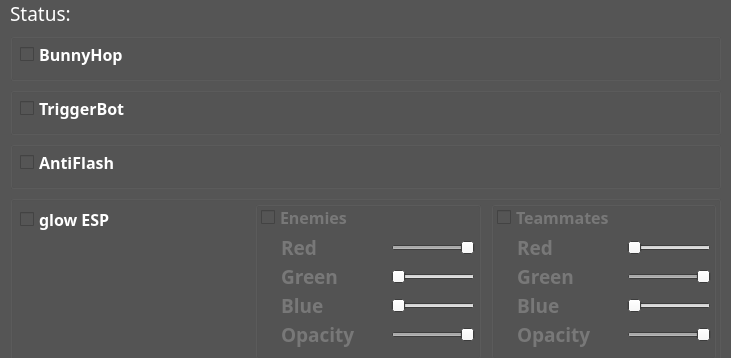
<?xml version="1.0" encoding="UTF-8"?>
<ui version="4.0">
 <class>MainWindow</class>
 <widget class="QMainWindow" name="MainWindow">
  <property name="geometry">
   <rect>
    <x>0</x>
    <y>0</y>
    <width>731</width>
    <height>358</height>
   </rect>
  </property>
  <property name="sizePolicy">
   <sizepolicy hsizetype="Fixed" vsizetype="Fixed">
    <horstretch>0</horstretch>
    <verstretch>0</verstretch>
   </sizepolicy>
  </property>
  <property name="minimumSize">
   <size>
    <width>731</width>
    <height>358</height>
   </size>
  </property>
  <property name="maximumSize">
   <size>
    <width>731</width>
    <height>358</height>
   </size>
  </property>
  <property name="palette">
   <palette>
    <active>
     <colorrole role="WindowText">
      <brush brushstyle="SolidPattern">
       <color alpha="255">
        <red>255</red>
        <green>255</green>
        <blue>255</blue>
       </color>
      </brush>
     </colorrole>
     <colorrole role="Text">
      <brush brushstyle="SolidPattern">
       <color alpha="255">
        <red>255</red>
        <green>255</green>
        <blue>255</blue>
       </color>
      </brush>
     </colorrole>
     <colorrole role="Base">
      <brush brushstyle="SolidPattern">
       <color alpha="255">
        <red>85</red>
        <green>85</green>
        <blue>85</blue>
       </color>
      </brush>
     </colorrole>
     <colorrole role="Window">
      <brush brushstyle="SolidPattern">
       <color alpha="255">
        <red>85</red>
        <green>85</green>
        <blue>85</blue>
       </color>
      </brush>
     </colorrole>
     <colorrole role="PlaceholderText">
      <brush brushstyle="SolidPattern">
       <color alpha="128">
        <red>255</red>
        <green>255</green>
        <blue>255</blue>
       </color>
      </brush>
     </colorrole>
    </active>
    <inactive>
     <colorrole role="WindowText">
      <brush brushstyle="SolidPattern">
       <color alpha="255">
        <red>255</red>
        <green>255</green>
        <blue>255</blue>
       </color>
      </brush>
     </colorrole>
     <colorrole role="Text">
      <brush brushstyle="SolidPattern">
       <color alpha="255">
        <red>255</red>
        <green>255</green>
        <blue>255</blue>
       </color>
      </brush>
     </colorrole>
     <colorrole role="Base">
      <brush brushstyle="SolidPattern">
       <color alpha="255">
        <red>85</red>
        <green>85</green>
        <blue>85</blue>
       </color>
      </brush>
     </colorrole>
     <colorrole role="Window">
      <brush brushstyle="SolidPattern">
       <color alpha="255">
        <red>85</red>
        <green>85</green>
        <blue>85</blue>
       </color>
      </brush>
     </colorrole>
     <colorrole role="PlaceholderText">
      <brush brushstyle="SolidPattern">
       <color alpha="128">
        <red>255</red>
        <green>255</green>
        <blue>255</blue>
       </color>
      </brush>
     </colorrole>
    </inactive>
    <disabled>
     <colorrole role="WindowText">
      <brush brushstyle="SolidPattern">
       <color alpha="255">
        <red>120</red>
        <green>120</green>
        <blue>120</blue>
       </color>
      </brush>
     </colorrole>
     <colorrole role="Text">
      <brush brushstyle="SolidPattern">
       <color alpha="255">
        <red>120</red>
        <green>120</green>
        <blue>120</blue>
       </color>
      </brush>
     </colorrole>
     <colorrole role="Base">
      <brush brushstyle="SolidPattern">
       <color alpha="255">
        <red>85</red>
        <green>85</green>
        <blue>85</blue>
       </color>
      </brush>
     </colorrole>
     <colorrole role="Window">
      <brush brushstyle="SolidPattern">
       <color alpha="255">
        <red>85</red>
        <green>85</green>
        <blue>85</blue>
       </color>
      </brush>
     </colorrole>
     <colorrole role="PlaceholderText">
      <brush brushstyle="SolidPattern">
       <color alpha="128">
        <red>0</red>
        <green>0</green>
        <blue>0</blue>
       </color>
      </brush>
     </colorrole>
    </disabled>
   </palette>
  </property>
  <property name="font">
   <font>
    <family>Unispace</family>
    <pointsize>14</pointsize>
    <weight>75</weight>
    <bold>true</bold>
    <stylestrategy>NoAntialias</stylestrategy>
    <kerning>true</kerning>
   </font>
  </property>
  <property name="contextMenuPolicy">
   <enum>Qt::NoContextMenu</enum>
  </property>
  <property name="windowTitle">
   <string>suck my dick</string>
  </property>
  <property name="autoFillBackground">
   <bool>false</bool>
  </property>
  <property name="tabShape">
   <enum>QTabWidget::Triangular</enum>
  </property>
  <widget class="QWidget" name="centralwidget">
   <property name="font">
    <font>
     <family>Unispace</family>
     <pointsize>14</pointsize>
     <weight>75</weight>
     <bold>true</bold>
     <stylestrategy>NoAntialias</stylestrategy>
     <kerning>true</kerning>
    </font>
   </property>
   <widget class="QWidget" name="verticalLayoutWidget">
    <property name="geometry">
     <rect>
      <x>0</x>
      <y>0</y>
      <width>731</width>
      <height>375</height>
     </rect>
    </property>
    <layout class="QVBoxLayout" name="verticalLayout">
     <property name="leftMargin">
      <number>10</number>
     </property>
     <property name="rightMargin">
      <number>10</number>
     </property>
     <property name="bottomMargin">
      <number>10</number>
     </property>
     <item>
      <widget class="QLabel" name="status_lbl">
       <property name="enabled">
        <bool>false</bool>
       </property>
       <property name="sizePolicy">
        <sizepolicy hsizetype="Preferred" vsizetype="Fixed">
         <horstretch>0</horstretch>
         <verstretch>0</verstretch>
        </sizepolicy>
       </property>
       <property name="palette">
        <palette>
         <active>
          <colorrole role="WindowText">
           <brush brushstyle="SolidPattern">
            <color alpha="255">
             <red>255</red>
             <green>255</green>
             <blue>255</blue>
            </color>
           </brush>
          </colorrole>
          <colorrole role="Dark">
           <brush brushstyle="SolidPattern">
            <color alpha="255">
             <red>255</red>
             <green>255</green>
             <blue>255</blue>
            </color>
           </brush>
          </colorrole>
          <colorrole role="Mid">
           <brush brushstyle="SolidPattern">
            <color alpha="255">
             <red>170</red>
             <green>255</green>
             <blue>127</blue>
            </color>
           </brush>
          </colorrole>
          <colorrole role="Text">
           <brush brushstyle="SolidPattern">
            <color alpha="255">
             <red>255</red>
             <green>255</green>
             <blue>255</blue>
            </color>
           </brush>
          </colorrole>
          <colorrole role="ButtonText">
           <brush brushstyle="SolidPattern">
            <color alpha="255">
             <red>0</red>
             <green>0</green>
             <blue>0</blue>
            </color>
           </brush>
          </colorrole>
          <colorrole role="Base">
           <brush brushstyle="SolidPattern">
            <color alpha="255">
             <red>170</red>
             <green>0</green>
             <blue>0</blue>
            </color>
           </brush>
          </colorrole>
          <colorrole role="Window">
           <brush brushstyle="SolidPattern">
            <color alpha="255">
             <red>170</red>
             <green>0</green>
             <blue>0</blue>
            </color>
           </brush>
          </colorrole>
          <colorrole role="PlaceholderText">
           <brush brushstyle="NoBrush">
            <color alpha="128">
             <red>255</red>
             <green>255</green>
             <blue>255</blue>
            </color>
           </brush>
          </colorrole>
         </active>
         <inactive>
          <colorrole role="WindowText">
           <brush brushstyle="SolidPattern">
            <color alpha="255">
             <red>255</red>
             <green>255</green>
             <blue>255</blue>
            </color>
           </brush>
          </colorrole>
          <colorrole role="Dark">
           <brush brushstyle="SolidPattern">
            <color alpha="255">
             <red>255</red>
             <green>255</green>
             <blue>255</blue>
            </color>
           </brush>
          </colorrole>
          <colorrole role="Mid">
           <brush brushstyle="SolidPattern">
            <color alpha="255">
             <red>170</red>
             <green>255</green>
             <blue>127</blue>
            </color>
           </brush>
          </colorrole>
          <colorrole role="Text">
           <brush brushstyle="SolidPattern">
            <color alpha="255">
             <red>255</red>
             <green>255</green>
             <blue>255</blue>
            </color>
           </brush>
          </colorrole>
          <colorrole role="ButtonText">
           <brush brushstyle="SolidPattern">
            <color alpha="255">
             <red>0</red>
             <green>0</green>
             <blue>0</blue>
            </color>
           </brush>
          </colorrole>
          <colorrole role="Base">
           <brush brushstyle="SolidPattern">
            <color alpha="255">
             <red>170</red>
             <green>0</green>
             <blue>0</blue>
            </color>
           </brush>
          </colorrole>
          <colorrole role="Window">
           <brush brushstyle="SolidPattern">
            <color alpha="255">
             <red>170</red>
             <green>0</green>
             <blue>0</blue>
            </color>
           </brush>
          </colorrole>
          <colorrole role="PlaceholderText">
           <brush brushstyle="NoBrush">
            <color alpha="128">
             <red>255</red>
             <green>255</green>
             <blue>255</blue>
            </color>
           </brush>
          </colorrole>
         </inactive>
         <disabled>
          <colorrole role="WindowText">
           <brush brushstyle="SolidPattern">
            <color alpha="255">
             <red>255</red>
             <green>255</green>
             <blue>255</blue>
            </color>
           </brush>
          </colorrole>
          <colorrole role="Dark">
           <brush brushstyle="SolidPattern">
            <color alpha="255">
             <red>255</red>
             <green>255</green>
             <blue>255</blue>
            </color>
           </brush>
          </colorrole>
          <colorrole role="Mid">
           <brush brushstyle="SolidPattern">
            <color alpha="255">
             <red>170</red>
             <green>255</green>
             <blue>127</blue>
            </color>
           </brush>
          </colorrole>
          <colorrole role="Text">
           <brush brushstyle="SolidPattern">
            <color alpha="255">
             <red>255</red>
             <green>255</green>
             <blue>255</blue>
            </color>
           </brush>
          </colorrole>
          <colorrole role="ButtonText">
           <brush brushstyle="SolidPattern">
            <color alpha="255">
             <red>255</red>
             <green>255</green>
             <blue>255</blue>
            </color>
           </brush>
          </colorrole>
          <colorrole role="Base">
           <brush brushstyle="SolidPattern">
            <color alpha="255">
             <red>170</red>
             <green>0</green>
             <blue>0</blue>
            </color>
           </brush>
          </colorrole>
          <colorrole role="Window">
           <brush brushstyle="SolidPattern">
            <color alpha="255">
             <red>170</red>
             <green>0</green>
             <blue>0</blue>
            </color>
           </brush>
          </colorrole>
          <colorrole role="PlaceholderText">
           <brush brushstyle="NoBrush">
            <color alpha="128">
             <red>255</red>
             <green>255</green>
             <blue>255</blue>
            </color>
           </brush>
          </colorrole>
         </disabled>
        </palette>
       </property>
       <property name="font">
        <font>
         <family>Unispace</family>
         <pointsize>14</pointsize>
         <weight>50</weight>
         <italic>false</italic>
         <bold>false</bold>
         <underline>false</underline>
         <strikeout>false</strikeout>
         <stylestrategy>PreferAntialias</stylestrategy>
         <kerning>true</kerning>
        </font>
       </property>
       <property name="styleSheet">
        <string notr="true"/>
       </property>
       <property name="text">
        <string>Status:</string>
       </property>
      </widget>
     </item>
     <item>
      <widget class="QGroupBox" name="groupBox_5">
       <property name="sizePolicy">
        <sizepolicy hsizetype="Preferred" vsizetype="Fixed">
         <horstretch>0</horstretch>
         <verstretch>0</verstretch>
        </sizepolicy>
       </property>
       <property name="minimumSize">
        <size>
         <width>0</width>
         <height>40</height>
        </size>
       </property>
       <property name="title">
        <string/>
       </property>
       <widget class="QCheckBox" name="bhop_chckbx">
        <property name="geometry">
         <rect>
          <x>10</x>
          <y>10</y>
          <width>711</width>
          <height>23</height>
         </rect>
        </property>
        <property name="font">
         <font>
          <family>Unispace</family>
          <pointsize>12</pointsize>
          <weight>75</weight>
          <bold>true</bold>
          <stylestrategy>PreferAntialias</stylestrategy>
          <kerning>true</kerning>
         </font>
        </property>
        <property name="text">
         <string>BunnyHop</string>
        </property>
       </widget>
      </widget>
     </item>
     <item>
      <widget class="QGroupBox" name="groupBox_6">
       <property name="sizePolicy">
        <sizepolicy hsizetype="Preferred" vsizetype="Fixed">
         <horstretch>0</horstretch>
         <verstretch>0</verstretch>
        </sizepolicy>
       </property>
       <property name="minimumSize">
        <size>
         <width>0</width>
         <height>40</height>
        </size>
       </property>
       <property name="title">
        <string/>
       </property>
       <widget class="QCheckBox" name="triggerbot_chckbx">
        <property name="geometry">
         <rect>
          <x>10</x>
          <y>10</y>
          <width>711</width>
          <height>23</height>
         </rect>
        </property>
        <property name="font">
         <font>
          <family>Unispace</family>
          <pointsize>12</pointsize>
          <weight>75</weight>
          <bold>true</bold>
          <stylestrategy>PreferAntialias</stylestrategy>
          <kerning>true</kerning>
         </font>
        </property>
        <property name="text">
         <string>TriggerBot</string>
        </property>
       </widget>
      </widget>
     </item>
     <item>
      <widget class="QGroupBox" name="groupBox_4">
       <property name="sizePolicy">
        <sizepolicy hsizetype="Preferred" vsizetype="Fixed">
         <horstretch>0</horstretch>
         <verstretch>0</verstretch>
        </sizepolicy>
       </property>
       <property name="minimumSize">
        <size>
         <width>0</width>
         <height>40</height>
        </size>
       </property>
       <property name="title">
        <string/>
       </property>
       <property name="alignment">
        <set>Qt::AlignLeading|Qt::AlignLeft|Qt::AlignTop</set>
       </property>
       <widget class="QCheckBox" name="antiflash_chckbx">
        <property name="geometry">
         <rect>
          <x>10</x>
          <y>10</y>
          <width>711</width>
          <height>23</height>
         </rect>
        </property>
        <property name="font">
         <font>
          <family>Unispace</family>
          <pointsize>12</pointsize>
          <weight>75</weight>
          <bold>true</bold>
          <stylestrategy>PreferAntialias</stylestrategy>
          <kerning>true</kerning>
         </font>
        </property>
        <property name="autoFillBackground">
         <bool>false</bool>
        </property>
        <property name="text">
         <string>AntiFlash</string>
        </property>
       </widget>
      </widget>
     </item>
     <item>
      <widget class="QGroupBox" name="groupBox">
       <property name="sizePolicy">
        <sizepolicy hsizetype="Minimum" vsizetype="Fixed">
         <horstretch>0</horstretch>
         <verstretch>0</verstretch>
        </sizepolicy>
       </property>
       <property name="minimumSize">
        <size>
         <width>0</width>
         <height>170</height>
        </size>
       </property>
       <property name="title">
        <string/>
       </property>
       <property name="alignment">
        <set>Qt::AlignLeading|Qt::AlignLeft|Qt::AlignTop</set>
       </property>
       <widget class="QWidget" name="horizontalLayoutWidget">
        <property name="geometry">
         <rect>
          <x>10</x>
          <y>0</y>
          <width>711</width>
          <height>164</height>
         </rect>
        </property>
        <layout class="QHBoxLayout" name="glow_base_layout">
         <property name="spacing">
          <number>10</number>
         </property>
         <property name="sizeConstraint">
          <enum>QLayout::SetDefaultConstraint</enum>
         </property>
         <property name="topMargin">
          <number>6</number>
         </property>
         <property name="rightMargin">
          <number>15</number>
         </property>
         <item>
          <layout class="QHBoxLayout" name="horizontalLayout_16">
           <item>
            <layout class="QVBoxLayout" name="verticalLayout_5">
             <property name="spacing">
              <number>0</number>
             </property>
             <item>
              <widget class="QCheckBox" name="glow_chckbx">
               <property name="enabled">
                <bool>true</bool>
               </property>
               <property name="font">
                <font>
                 <family>Unispace</family>
                 <pointsize>12</pointsize>
                 <weight>75</weight>
                 <bold>true</bold>
                 <stylestrategy>PreferAntialias</stylestrategy>
                 <kerning>true</kerning>
                </font>
               </property>
               <property name="text">
                <string>glow ESP</string>
               </property>
              </widget>
             </item>
             <item>
              <spacer name="verticalSpacer">
               <property name="orientation">
                <enum>Qt::Vertical</enum>
               </property>
               <property name="sizeType">
                <enum>QSizePolicy::Minimum</enum>
               </property>
               <property name="sizeHint" stdset="0">
                <size>
                 <width>20</width>
                 <height>120</height>
                </size>
               </property>
              </spacer>
             </item>
            </layout>
           </item>
          </layout>
         </item>
         <item>
          <widget class="QGroupBox" name="enemies_glow_colors">
           <property name="enabled">
            <bool>false</bool>
           </property>
           <property name="title">
            <string/>
           </property>
           <widget class="QWidget" name="verticalLayoutWidget_5">
            <property name="geometry">
             <rect>
              <x>0</x>
              <y>0</y>
              <width>226</width>
              <height>161</height>
             </rect>
            </property>
            <layout class="QVBoxLayout" name="verticalLayout_6">
             <property name="spacing">
              <number>0</number>
             </property>
             <property name="leftMargin">
              <number>6</number>
             </property>
             <property name="topMargin">
              <number>0</number>
             </property>
             <property name="rightMargin">
              <number>6</number>
             </property>
             <property name="bottomMargin">
              <number>10</number>
             </property>
             <item>
              <widget class="QCheckBox" name="enemy_glow_chckbx">
               <property name="font">
                <font>
                 <family>Unispace</family>
                 <pointsize>12</pointsize>
                 <weight>75</weight>
                 <bold>true</bold>
                 <stylestrategy>PreferAntialias</stylestrategy>
                 <kerning>true</kerning>
                </font>
               </property>
               <property name="text">
                <string>Enemies</string>
               </property>
              </widget>
             </item>
             <item>
              <layout class="QHBoxLayout" name="horizontalLayout_17">
               <property name="spacing">
                <number>12</number>
               </property>
               <item>
                <spacer name="horizontalSpacer_12">
                 <property name="orientation">
                  <enum>Qt::Horizontal</enum>
                 </property>
                 <property name="sizeType">
                  <enum>QSizePolicy::Fixed</enum>
                 </property>
                 <property name="sizeHint" stdset="0">
                  <size>
                   <width>20</width>
                   <height>20</height>
                  </size>
                 </property>
                </spacer>
               </item>
               <item>
                <widget class="QLabel" name="label_14">
                 <property name="font">
                  <font>
                   <family>Unispace</family>
                   <pointsize>14</pointsize>
                   <weight>75</weight>
                   <bold>true</bold>
                   <stylestrategy>PreferAntialias</stylestrategy>
                   <kerning>true</kerning>
                  </font>
                 </property>
                 <property name="text">
                  <string>Red</string>
                 </property>
                </widget>
               </item>
               <item>
                <widget class="QSlider" name="enemy_glow_r">
                 <property name="sizePolicy">
                  <sizepolicy hsizetype="Fixed" vsizetype="Fixed">
                   <horstretch>0</horstretch>
                   <verstretch>0</verstretch>
                  </sizepolicy>
                 </property>
                 <property name="maximum">
                  <number>100</number>
                 </property>
                 <property name="singleStep">
                  <number>0</number>
                 </property>
                 <property name="value">
                  <number>100</number>
                 </property>
                 <property name="sliderPosition">
                  <number>100</number>
                 </property>
                 <property name="orientation">
                  <enum>Qt::Horizontal</enum>
                 </property>
                </widget>
               </item>
              </layout>
             </item>
             <item>
              <layout class="QHBoxLayout" name="horizontalLayout_18">
               <property name="spacing">
                <number>12</number>
               </property>
               <item>
                <spacer name="horizontalSpacer_13">
                 <property name="orientation">
                  <enum>Qt::Horizontal</enum>
                 </property>
                 <property name="sizeType">
                  <enum>QSizePolicy::Fixed</enum>
                 </property>
                 <property name="sizeHint" stdset="0">
                  <size>
                   <width>20</width>
                   <height>20</height>
                  </size>
                 </property>
                </spacer>
               </item>
               <item>
                <widget class="QLabel" name="label_15">
                 <property name="font">
                  <font>
                   <family>Unispace</family>
                   <pointsize>14</pointsize>
                   <weight>75</weight>
                   <bold>true</bold>
                   <stylestrategy>PreferAntialias</stylestrategy>
                   <kerning>true</kerning>
                  </font>
                 </property>
                 <property name="text">
                  <string>Green</string>
                 </property>
                </widget>
               </item>
               <item>
                <widget class="QSlider" name="enemy_glow_g">
                 <property name="sizePolicy">
                  <sizepolicy hsizetype="Fixed" vsizetype="Fixed">
                   <horstretch>0</horstretch>
                   <verstretch>0</verstretch>
                  </sizepolicy>
                 </property>
                 <property name="maximum">
                  <number>100</number>
                 </property>
                 <property name="orientation">
                  <enum>Qt::Horizontal</enum>
                 </property>
                </widget>
               </item>
              </layout>
             </item>
             <item>
              <layout class="QHBoxLayout" name="horizontalLayout_19">
               <property name="spacing">
                <number>12</number>
               </property>
               <item>
                <spacer name="horizontalSpacer_14">
                 <property name="orientation">
                  <enum>Qt::Horizontal</enum>
                 </property>
                 <property name="sizeType">
                  <enum>QSizePolicy::Fixed</enum>
                 </property>
                 <property name="sizeHint" stdset="0">
                  <size>
                   <width>20</width>
                   <height>20</height>
                  </size>
                 </property>
                </spacer>
               </item>
               <item>
                <widget class="QLabel" name="label_16">
                 <property name="font">
                  <font>
                   <family>Unispace</family>
                   <pointsize>14</pointsize>
                   <weight>75</weight>
                   <bold>true</bold>
                   <stylestrategy>PreferAntialias</stylestrategy>
                   <kerning>true</kerning>
                  </font>
                 </property>
                 <property name="text">
                  <string>Blue</string>
                 </property>
                </widget>
               </item>
               <item>
                <widget class="QSlider" name="enemy_glow_b">
                 <property name="sizePolicy">
                  <sizepolicy hsizetype="Fixed" vsizetype="Fixed">
                   <horstretch>0</horstretch>
                   <verstretch>0</verstretch>
                  </sizepolicy>
                 </property>
                 <property name="maximum">
                  <number>100</number>
                 </property>
                 <property name="orientation">
                  <enum>Qt::Horizontal</enum>
                 </property>
                </widget>
               </item>
              </layout>
             </item>
             <item>
              <layout class="QHBoxLayout" name="horizontalLayout_20">
               <property name="spacing">
                <number>12</number>
               </property>
               <item>
                <spacer name="horizontalSpacer_15">
                 <property name="orientation">
                  <enum>Qt::Horizontal</enum>
                 </property>
                 <property name="sizeType">
                  <enum>QSizePolicy::Fixed</enum>
                 </property>
                 <property name="sizeHint" stdset="0">
                  <size>
                   <width>20</width>
                   <height>20</height>
                  </size>
                 </property>
                </spacer>
               </item>
               <item>
                <widget class="QLabel" name="label_17">
                 <property name="font">
                  <font>
                   <family>Unispace</family>
                   <pointsize>14</pointsize>
                   <weight>75</weight>
                   <bold>true</bold>
                   <stylestrategy>PreferAntialias</stylestrategy>
                   <kerning>true</kerning>
                  </font>
                 </property>
                 <property name="text">
                  <string>Opacity</string>
                 </property>
                </widget>
               </item>
               <item>
                <widget class="QSlider" name="enemy_glow_a">
                 <property name="sizePolicy">
                  <sizepolicy hsizetype="Fixed" vsizetype="Fixed">
                   <horstretch>0</horstretch>
                   <verstretch>0</verstretch>
                  </sizepolicy>
                 </property>
                 <property name="maximum">
                  <number>100</number>
                 </property>
                 <property name="value">
                  <number>100</number>
                 </property>
                 <property name="orientation">
                  <enum>Qt::Horizontal</enum>
                 </property>
                </widget>
               </item>
              </layout>
             </item>
            </layout>
           </widget>
          </widget>
         </item>
         <item>
          <widget class="QGroupBox" name="teammates_glow_colors">
           <property name="enabled">
            <bool>false</bool>
           </property>
           <property name="title">
            <string/>
           </property>
           <widget class="QWidget" name="verticalLayoutWidget_2">
            <property name="geometry">
             <rect>
              <x>0</x>
              <y>0</y>
              <width>226</width>
              <height>161</height>
             </rect>
            </property>
            <layout class="QVBoxLayout" name="verticalLayout_2">
             <property name="spacing">
              <number>0</number>
             </property>
             <property name="leftMargin">
              <number>6</number>
             </property>
             <property name="rightMargin">
              <number>6</number>
             </property>
             <property name="bottomMargin">
              <number>10</number>
             </property>
             <item>
              <widget class="QCheckBox" name="teammate_glow_chckbx">
               <property name="font">
                <font>
                 <family>Unispace</family>
                 <pointsize>12</pointsize>
                 <weight>75</weight>
                 <bold>true</bold>
                 <stylestrategy>PreferAntialias</stylestrategy>
                 <kerning>true</kerning>
                </font>
               </property>
               <property name="text">
                <string>Teammates</string>
               </property>
              </widget>
             </item>
             <item>
              <layout class="QHBoxLayout" name="horizontalLayout_3">
               <property name="spacing">
                <number>12</number>
               </property>
               <item>
                <spacer name="horizontalSpacer">
                 <property name="orientation">
                  <enum>Qt::Horizontal</enum>
                 </property>
                 <property name="sizeType">
                  <enum>QSizePolicy::Fixed</enum>
                 </property>
                 <property name="sizeHint" stdset="0">
                  <size>
                   <width>20</width>
                   <height>20</height>
                  </size>
                 </property>
                </spacer>
               </item>
               <item>
                <widget class="QLabel" name="label_3">
                 <property name="font">
                  <font>
                   <family>Unispace</family>
                   <pointsize>14</pointsize>
                   <weight>75</weight>
                   <bold>true</bold>
                   <stylestrategy>PreferAntialias</stylestrategy>
                   <kerning>true</kerning>
                  </font>
                 </property>
                 <property name="text">
                  <string>Red</string>
                 </property>
                </widget>
               </item>
               <item>
                <widget class="QSlider" name="teammate_glow_r">
                 <property name="sizePolicy">
                  <sizepolicy hsizetype="Fixed" vsizetype="Fixed">
                   <horstretch>0</horstretch>
                   <verstretch>0</verstretch>
                  </sizepolicy>
                 </property>
                 <property name="maximum">
                  <number>100</number>
                 </property>
                 <property name="orientation">
                  <enum>Qt::Horizontal</enum>
                 </property>
                </widget>
               </item>
              </layout>
             </item>
             <item>
              <layout class="QHBoxLayout" name="horizontalLayout_7">
               <property name="spacing">
                <number>12</number>
               </property>
               <item>
                <spacer name="horizontalSpacer_2">
                 <property name="orientation">
                  <enum>Qt::Horizontal</enum>
                 </property>
                 <property name="sizeType">
                  <enum>QSizePolicy::Fixed</enum>
                 </property>
                 <property name="sizeHint" stdset="0">
                  <size>
                   <width>20</width>
                   <height>20</height>
                  </size>
                 </property>
                </spacer>
               </item>
               <item>
                <widget class="QLabel" name="label_5">
                 <property name="font">
                  <font>
                   <family>Unispace</family>
                   <pointsize>14</pointsize>
                   <weight>75</weight>
                   <bold>true</bold>
                   <stylestrategy>PreferAntialias</stylestrategy>
                   <kerning>true</kerning>
                  </font>
                 </property>
                 <property name="text">
                  <string>Green</string>
                 </property>
                </widget>
               </item>
               <item>
                <widget class="QSlider" name="teammate_glow_g">
                 <property name="sizePolicy">
                  <sizepolicy hsizetype="Fixed" vsizetype="Fixed">
                   <horstretch>0</horstretch>
                   <verstretch>0</verstretch>
                  </sizepolicy>
                 </property>
                 <property name="maximum">
                  <number>100</number>
                 </property>
                 <property name="value">
                  <number>100</number>
                 </property>
                 <property name="orientation">
                  <enum>Qt::Horizontal</enum>
                 </property>
                </widget>
               </item>
              </layout>
             </item>
             <item>
              <layout class="QHBoxLayout" name="horizontalLayout_6">
               <property name="spacing">
                <number>12</number>
               </property>
               <item>
                <spacer name="horizontalSpacer_3">
                 <property name="orientation">
                  <enum>Qt::Horizontal</enum>
                 </property>
                 <property name="sizeType">
                  <enum>QSizePolicy::Fixed</enum>
                 </property>
                 <property name="sizeHint" stdset="0">
                  <size>
                   <width>20</width>
                   <height>20</height>
                  </size>
                 </property>
                </spacer>
               </item>
               <item>
                <widget class="QLabel" name="label_4">
                 <property name="font">
                  <font>
                   <family>Unispace</family>
                   <pointsize>14</pointsize>
                   <weight>75</weight>
                   <bold>true</bold>
                   <stylestrategy>PreferAntialias</stylestrategy>
                   <kerning>true</kerning>
                  </font>
                 </property>
                 <property name="text">
                  <string>Blue</string>
                 </property>
                </widget>
               </item>
               <item>
                <widget class="QSlider" name="teammate_glow_b">
                 <property name="sizePolicy">
                  <sizepolicy hsizetype="Fixed" vsizetype="Fixed">
                   <horstretch>0</horstretch>
                   <verstretch>0</verstretch>
                  </sizepolicy>
                 </property>
                 <property name="maximum">
                  <number>100</number>
                 </property>
                 <property name="orientation">
                  <enum>Qt::Horizontal</enum>
                 </property>
                </widget>
               </item>
              </layout>
             </item>
             <item>
              <layout class="QHBoxLayout" name="horizontalLayout_14">
               <property name="spacing">
                <number>12</number>
               </property>
               <item>
                <spacer name="horizontalSpacer_10">
                 <property name="orientation">
                  <enum>Qt::Horizontal</enum>
                 </property>
                 <property name="sizeType">
                  <enum>QSizePolicy::Fixed</enum>
                 </property>
                 <property name="sizeHint" stdset="0">
                  <size>
                   <width>20</width>
                   <height>20</height>
                  </size>
                 </property>
                </spacer>
               </item>
               <item>
                <widget class="QLabel" name="label_12">
                 <property name="font">
                  <font>
                   <family>Unispace</family>
                   <pointsize>14</pointsize>
                   <weight>75</weight>
                   <bold>true</bold>
                   <stylestrategy>PreferAntialias</stylestrategy>
                   <kerning>true</kerning>
                  </font>
                 </property>
                 <property name="text">
                  <string>Opacity</string>
                 </property>
                </widget>
               </item>
               <item>
                <widget class="QSlider" name="teammate_glow_a">
                 <property name="sizePolicy">
                  <sizepolicy hsizetype="Fixed" vsizetype="Fixed">
                   <horstretch>0</horstretch>
                   <verstretch>0</verstretch>
                  </sizepolicy>
                 </property>
                 <property name="maximum">
                  <number>100</number>
                 </property>
                 <property name="value">
                  <number>100</number>
                 </property>
                 <property name="orientation">
                  <enum>Qt::Horizontal</enum>
                 </property>
                 <property name="invertedAppearance">
                  <bool>false</bool>
                 </property>
                </widget>
               </item>
              </layout>
             </item>
            </layout>
           </widget>
          </widget>
         </item>
        </layout>
       </widget>
      </widget>
     </item>
    </layout>
   </widget>
  </widget>
 </widget>
 <resources/>
 <connections/>
</ui>
